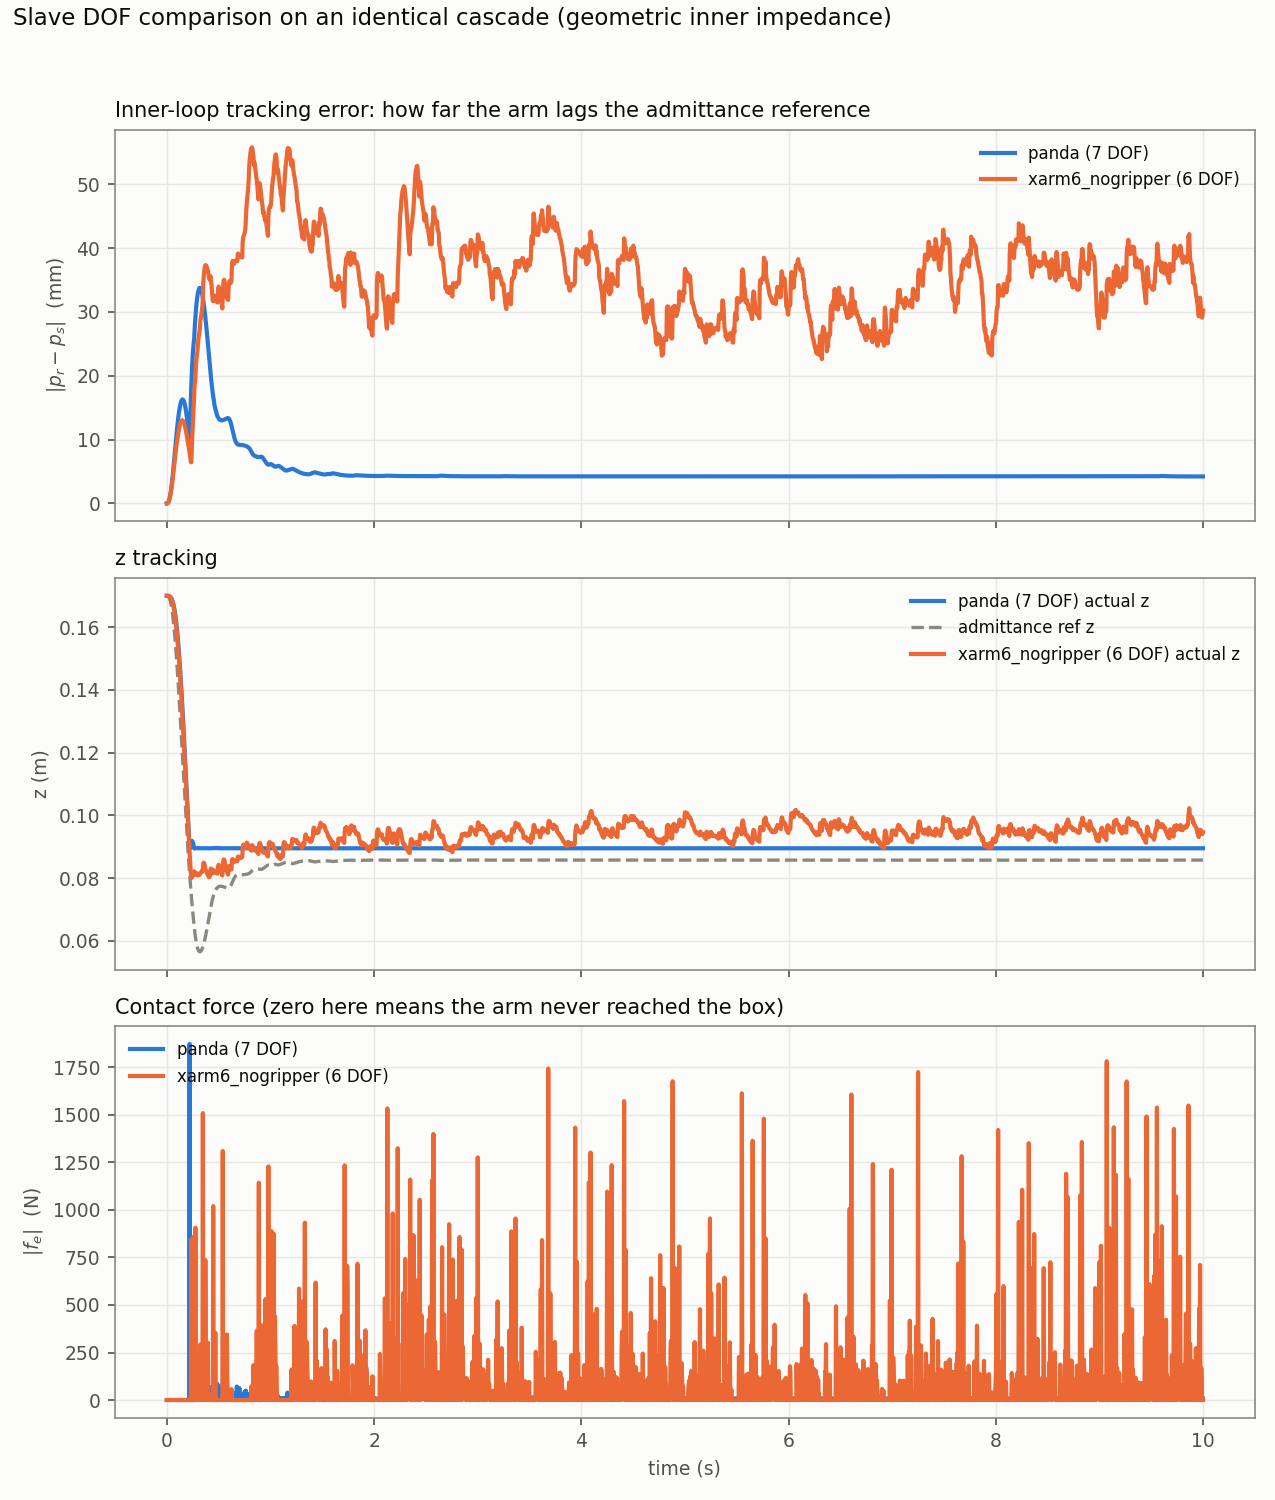

Write Python code to recreate this figure.
"""Compare slave arms of different DOF on the SAME cascade.

The point is the inner loop: a 7-DOF arm is redundant and has a null space to
spend on posture, a 6-DOF arm has none, so any difference in how well the inner
impedance holds the admittance reference is attributable to redundancy.

The previous version of this comparison was degenerate: CONTACT_LINK_NAMES is
hard-coded to the Panda's fingers on the env class, so a non-Panda slave
reported zero contact force and never actually engaged the task.  Contact links
are selected per robot here.

Usage:  python3 dof_compare.py [--duration 10] [--out dof_compare.png]
"""
from __future__ import annotations

import argparse

import gymnasium as gym
import numpy as np
import sapien

import haptic_teleop_fr3_bilateral as B
from haptic_teleop_fr3_demo import (  # noqa: F401  (import registers the env)
    HapticTeleopDemoEnv, R_to_quat_wxyz, build_pinocchio,
)

# The task is a pure -z push onto a box fixed at x = 0.615, which sits directly
# under the PANDA's rest pose.  The xarm6's rest pose puts its end effector at
# x = 0.193, so on the original comparison it pressed down into empty air for the
# whole run -- it can reach 0.753 m horizontally, it was simply never sent there.
# Both arms are therefore started from a common task pose, or the two curves are
# not measuring the same thing.
COMMON_START_P = np.array([0.615, 0.0, 0.17])

SLAVES = {
    "panda": dict(dof=7, contact=["panda_leftfinger", "panda_rightfinger"]),
    "xarm6_nogripper": dict(dof=6, contact=["link6"]),
}
SLOT = ["#2a78d6", "#eb6834"]
INK, INK2, INK3, SURFACE = "#0b0b0b", "#52514e", "#8a8880", "#fcfcfb"


def run_slave(uid: str, args) -> dict:
    """Run the cascade with `uid` as the slave, patching the env's robot pair,
    contact links and slave start pose for the duration of the run."""
    old_init = HapticTeleopDemoEnv.__init__
    old_episode = HapticTeleopDemoEnv._initialize_episode
    old_contact = HapticTeleopDemoEnv.CONTACT_LINK_NAMES
    HapticTeleopDemoEnv.CONTACT_LINK_NAMES = SLAVES[uid]["contact"]

    def patched_init(self, *a, **kw):
        kw["robot_uids"] = ("xarm6_nogripper", uid)
        super(HapticTeleopDemoEnv, self).__init__(*a, **kw)

    def patched_episode(self, env_idx, options):
        master, slave = self.agent.agents
        master.robot.set_qpos(master.keyframes["rest"].qpos)
        slave.robot.set_qpos(slave.keyframes["rest"].qpos)
        # Move the slave to the common task pose, keeping its own rest
        # orientation: only the position has to agree for a -z push.
        pmodel, link_order = build_pinocchio(slave.urdf_path, slave.robot)
        ee_idx = link_order.index(slave.ee_link_name)
        link = [l for l in slave.robot.get_links() if l.name == slave.ee_link_name][0]
        R_rest, _ = B.get_pose(link)
        names = set(slave.arm_joint_names)
        qmask = np.array([1 if j.name in names else 0
                          for j in slave.robot.active_joints], dtype=np.int32)
        q0 = slave.robot.get_qpos()[0].cpu().numpy()
        q_ik, ok, err = pmodel.compute_inverse_kinematics(
            ee_idx, sapien.Pose(p=COMMON_START_P, q=R_to_quat_wxyz(R_rest)),
            initial_qpos=q0, active_qmask=qmask, max_iterations=200,
        )
        if not ok:
            print(f"  [warn] {uid}: IK to the common start pose did not converge "
                  f"(residual {np.linalg.norm(err):.4f}); using the best solution found")
        slave.robot.set_qpos(q_ik[None, :])

    HapticTeleopDemoEnv.__init__ = patched_init
    HapticTeleopDemoEnv._initialize_episode = patched_episode
    try:
        log = B.run(argparse.Namespace(**vars(args)))
    finally:
        HapticTeleopDemoEnv.__init__ = old_init
        HapticTeleopDemoEnv._initialize_episode = old_episode
        HapticTeleopDemoEnv.CONTACT_LINK_NAMES = old_contact
    return log


def main() -> None:
    ap = argparse.ArgumentParser()
    ap.add_argument("--duration", type=float, default=10.0)
    ap.add_argument("--human-reach", type=float, default=-0.16)
    ap.add_argument("--Kh", type=float, default=400.0)
    ap.add_argument("--Bh", type=float, default=20.0)
    ap.add_argument("--channel-mode", choices=["wave", "direct"], default="direct")
    ap.add_argument("--Tf", type=float, default=0.0)
    ap.add_argument("--Tb", type=float, default=0.0)
    ap.add_argument("--log-hz", type=float, default=200.0)
    ap.add_argument("--Ki", type=float, default=2000.0)
    ap.add_argument("--Di", type=float, default=120.0)
    ap.add_argument("--inner", choices=["ik", "cartesian", "geometric"], default="geometric")
    ap.add_argument("--null-gain", type=float, default=0.05)
    ap.add_argument("--out", type=str, default="dof_compare.png")
    ap.add_argument("--debug", action="store_true")
    ap.add_argument("--realtime", action="store_false")
    args = ap.parse_args()
    args.realtime = False

    logs = {}
    for uid in SLAVES:
        print(f"\n=== slave = {uid} ({SLAVES[uid]['dof']} DOF), contact links "
              f"{SLAVES[uid]['contact']} ===")
        logs[uid] = run_slave(uid, args)

    print("\n" + "=" * 78)
    print(f"  {'slave':<20}{'DOF':>5}{'|pr-ps| (mm)':>16}{'steady f_e (N)':>17}{'reached box?':>15}")
    print("  " + "-" * 70)
    for uid, log in logs.items():
        t = np.array(log["t"]); tail = t >= t[-1] - 1.5
        pr = np.array(log["pr"]); ps = np.array(log["ps"])
        err = np.linalg.norm(pr - ps, axis=1)[tail].mean()
        fe = np.array([np.linalg.norm(v) for v in log["fe"]])[tail].mean()
        print(f"  {uid:<20}{SLAVES[uid]['dof']:>5}{1000*err:>15.2f}{fe:>16.2f}"
              f"{'yes' if fe > 0.5 else 'NO':>15}")
    plot(logs, args.out)


def plot(logs, out_path):
    import matplotlib
    matplotlib.use("Agg")
    import matplotlib.pyplot as plt

    plt.rcParams.update({
        "font.size": 9, "axes.titlesize": 10, "axes.labelsize": 9,
        "figure.facecolor": SURFACE, "axes.facecolor": SURFACE,
        "axes.edgecolor": INK3, "axes.linewidth": 0.8,
        "xtick.color": INK2, "ytick.color": INK2, "text.color": INK,
        "axes.labelcolor": INK2, "grid.color": "#e6e5e0", "grid.linewidth": 0.7,
        "legend.frameon": False,
    })
    fig, ax = plt.subplots(3, 1, figsize=(8.5, 10), sharex=True)
    for i, (uid, log) in enumerate(logs.items()):
        t = np.array(log["t"])
        pr, ps = np.array(log["pr"]), np.array(log["ps"])
        fe = np.array([np.linalg.norm(v) for v in log["fe"]])
        lbl = f"{uid} ({SLAVES[uid]['dof']} DOF)"
        ax[0].plot(t, 1000 * np.linalg.norm(pr - ps, axis=1), color=SLOT[i], lw=2.0, label=lbl)
        ax[1].plot(t, ps[:, 2], color=SLOT[i], lw=2.0, label=f"{lbl} actual z")
        if i == 0:
            ax[1].plot(t, pr[:, 2], color=INK3, lw=1.6, ls="--", label="admittance ref z")
        ax[2].plot(t, fe, color=SLOT[i], lw=2.0, label=lbl)
    ax[0].set_ylabel("|$p_r - p_s$|  (mm)")
    ax[0].set_title("Inner-loop tracking error: how far the arm lags the admittance reference",
                    color=INK, loc="left")
    ax[1].set_ylabel("z (m)"); ax[1].set_title("z tracking", color=INK, loc="left")
    ax[2].set_ylabel("|$f_e$|  (N)"); ax[2].set_xlabel("time (s)")
    ax[2].set_title("Contact force (zero here means the arm never reached the box)",
                    color=INK, loc="left")
    for a in ax:
        a.grid(True, alpha=0.9); a.set_axisbelow(True); a.legend(fontsize=8, loc="best")
    fig.suptitle("Slave DOF comparison on an identical cascade (geometric inner impedance)",
                 color=INK, fontsize=11, x=0.01, ha="left", y=0.995)
    fig.tight_layout(rect=(0, 0, 1, 0.975))
    fig.savefig(out_path, dpi=150)
    print(f"\n  wrote {out_path}")


if __name__ == "__main__":
    main()
